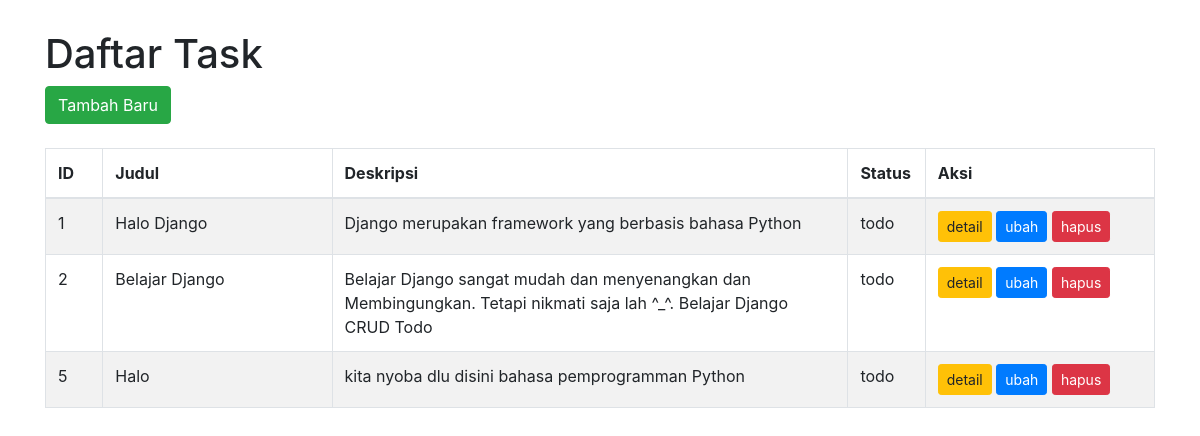
/todo/, run on the app's committed database.
### todo/models.py (models this page shows)
class Task(models.Model):
    class TaskStatus(models.TextChoices):
        TODO = 'todo', _('Todo')
        IN_PROGRESS = 'in_progress', _('In Progress')
        CLOSED = 'closed', _('Closed')
    title = models.CharField(max_length=100)
    description = models.TextField()
    status = models.CharField(
        max_length=20,
        choices=TaskStatus.choices,
        default=TaskStatus.TODO
    )
    created_at = models.DateTimeField(auto_now_add=True)
    updated_at = models.DateTimeField(auto_now=True)
    class Meta:
        db_table = 'tasks'

### todo/views.py (the view)
# urls.py: path('', index_view, name='index'),
def index_view(request):
    tasks = Task.objects.all()
    context = {
        'tasks': tasks
    }
    return render(request, 'todo/index.html', context)

### todo/templates/todo/index.html (shortened to what this page needs)
<!doctype html>
<html lang="en">
  <head>
    <link rel="stylesheet" href="https://maxcdn.bootstrapcdn.com/bootstrap/4.0.0/css/bootstrap.min.css">
  </head>
  <body>
    <div class="container">
      <h1>Daftar Task</h1>
      <div>
      <a href="{% url 'todo:create'  %}" class="btn btn-success">Tambah Baru</a>
      </div>
      <br>
      <table class="table table-bordered table-striped">
          <thead>
              <tr>
                  <th width="5%">ID</th>
                  <th width="20%">Judul</th>
                  <th width="45%">Deskripsi</th>
                  <th width="5%">Status</th>
                  <th width="20%">Aksi</th>
              </tr>
          </thead>
          <tbody>
            {% if tasks %}
              {% for task in tasks %}
              <tr>
                  <td>{{ task.id }}</td>
                  <td>{{ task.title }}</td>
                  <td>{{ task.description }}</td>
                  <td>{{ task.status }}</td>
                  <td>
                        <a href="{% url 'todo:detail' task.id %}" class="btn btn-warning btn-sm">detail</a>
                        <a href="{% url 'todo:update' task.id %}" class="btn btn-primary btn-sm">ubah</a>
                        <a href="{% url 'todo:delete' task.id %}" class="btn btn-danger btn-sm">hapus</a>
                  </td>
              </tr>
              {% endfor %}
            {% else %}
              <tr>
                <td colspan="5">Data tidak ditemukan.</td>
              </tr>
            {% endif %}
          </tbody>
      </table>
  </div>
  </body>
</html>

### todo/templates/todo/index.html (style rules this page uses)
body { margin-top: 30px; }

### data on the page
Task: id "1", title "Halo Django", description "Django merupakan framework yang berbasis bahasa Python", status "todo"
Task: id "2", title "Belajar Django", description "Belajar Django sangat mudah dan menyenangkan dan Membingungkan. Tetapi nikmati saja lah ^_^. Belajar Django CRUD Todo", status "todo"
Task: id "5", title "Halo", description "kita nyoba dlu disini bahasa pemprogramman Python", status "todo"
